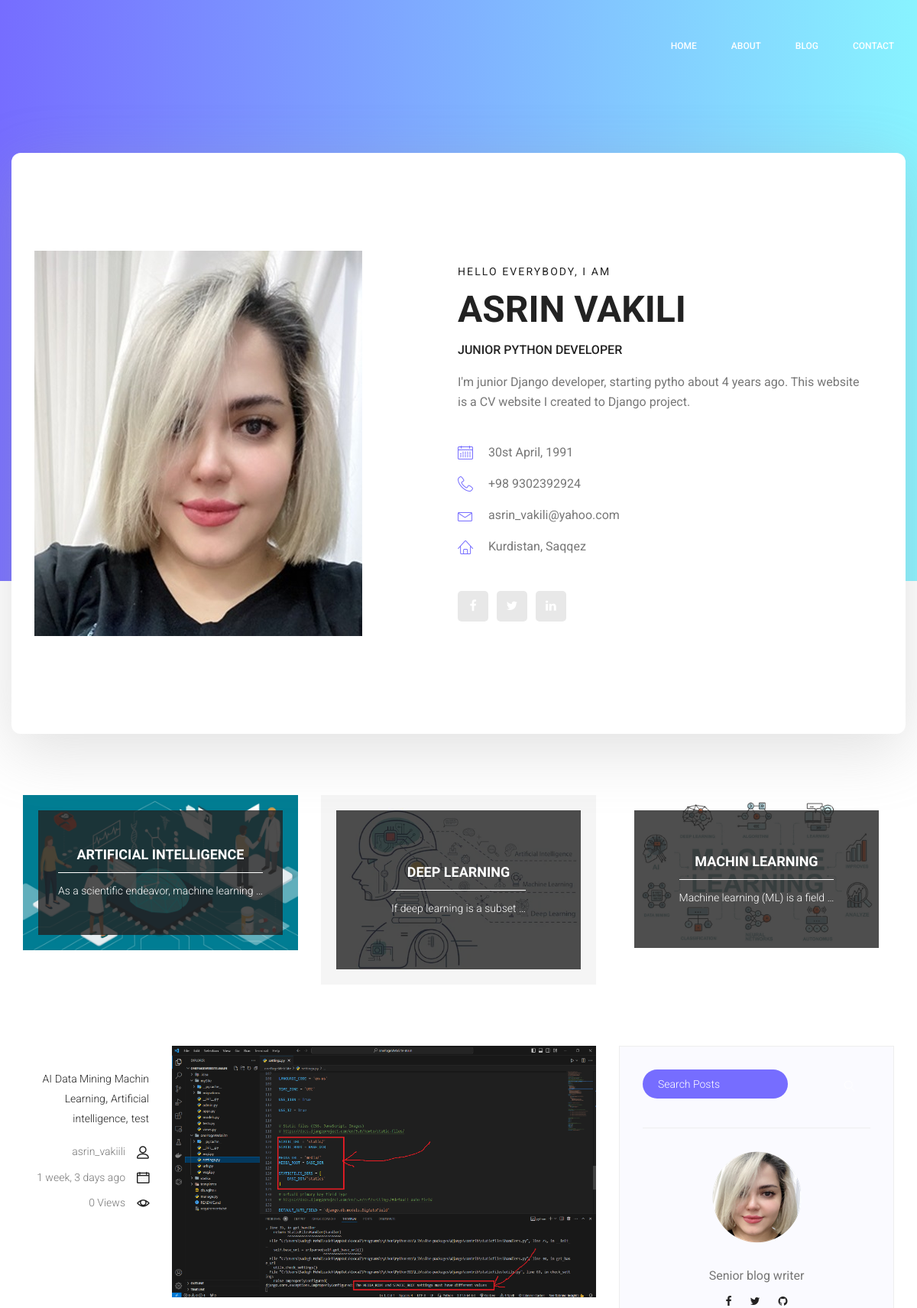
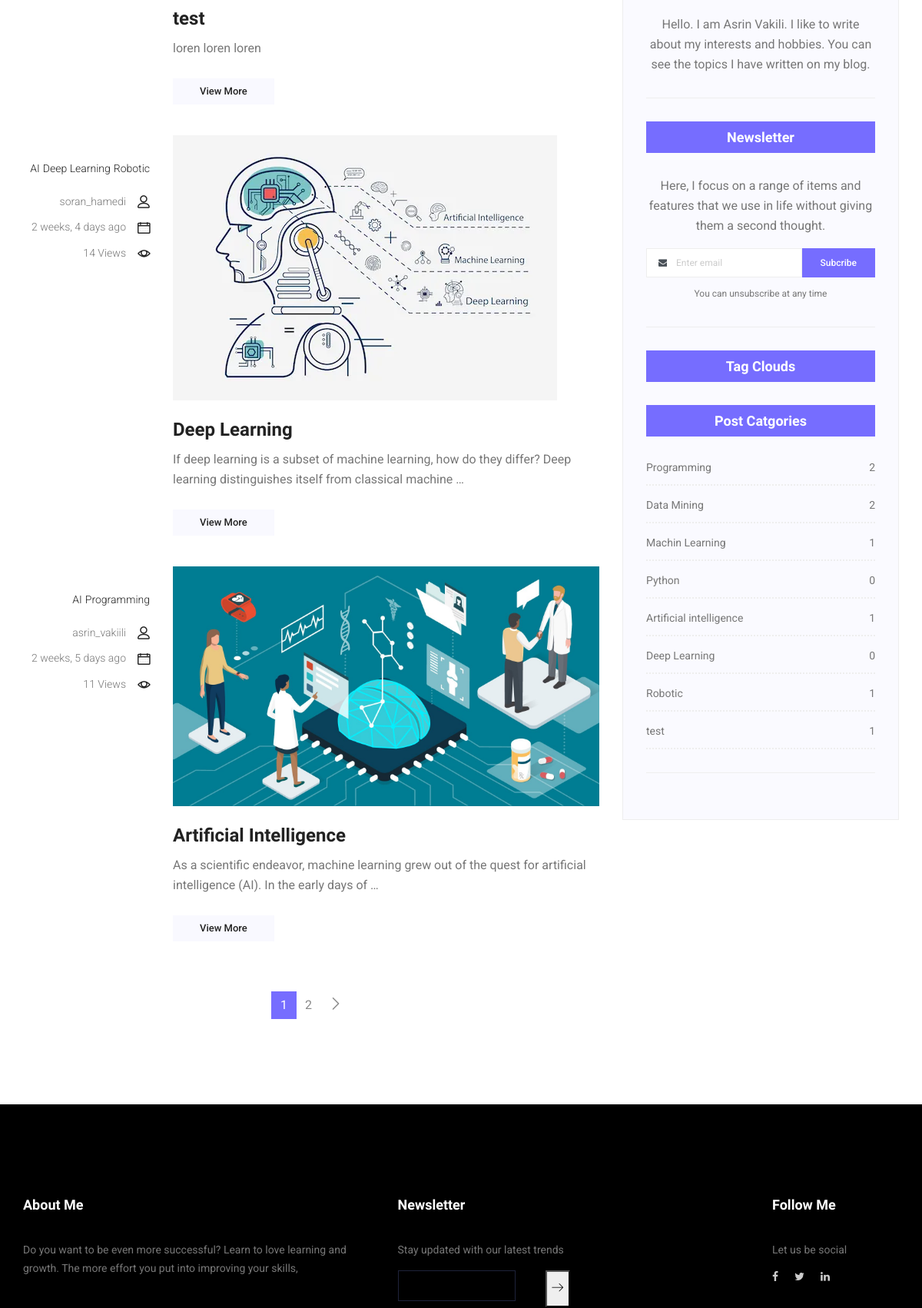
Screenshot of /blog/ (upper part) with the database file from the repository (2 pictures, top to bottom).
### blog/models.py (models this page shows, shortened)
class Post(models.Model):
    image = models.ImageField(upload_to='blog/', default='blog/default.jpg')
    author = models.ForeignKey(User, on_delete=models.SET_NULL, null=True)
    title = models.CharField(max_length=100)
    content = models.TextField()
    created_date = models.DateTimeField(auto_now_add=True)
    updated_date = models.DateTimeField(auto_now=True)
    category = models.ManyToManyField(Category)
    published_date = models.DateTimeField(blank=True, null=True)
    status = models.BooleanField(default=False)
    count_views = models.IntegerField(default=0)
    tags = TaggableManager()
    class Meta:
        ordering = ['-created_date']

class Category(models.Model):
    name = models.CharField(max_length=100,null=True)
    def __str__(self):
        return self.name

### blog/views.py (the view)
# urls.py: 2. Add a URL to urlpatterns:  path('blog/', include('blog.urls'))
def blog(request, **kwargs):
    posts = Post.objects.filter(status=True, published_date__lte=timezone.now())
    if kwargs.get('cat_name') is not None:
        posts = posts.filter(category__name=kwargs['cat_name'])
    if kwargs.get('author_user') is not None:
        posts = posts.filter(author__username=kwargs['author_user'])
    if kwargs.get('tag_name') is not None:
        posts = posts.filter(tags__name__in=kwargs['tag_name'])
    posts = Paginator(posts, 3)
    try:
        page_numb = request.GET.get('page')
        posts = posts.get_page(page_numb)
    except PageNotAnInteger:
        posts = posts.get_page(1)
    except EmptyPage:
        posts = posts.get_page(1)
    context = {'posts': posts}
    return render(request, 'blog/blog.html', context)

### templates/blog/blog.html (shortened to what this page needs)
{%  extends 'base.html' %}
{% load static %}
{% load blog_tag %}
{% block base %}
{% load humanize %}
      {% blog_last_posts %}
        <section class="blog_area">
            <div class="container">
                <div class="row">
                    <div class="col-lg-8">
                        <div class="blog_left_sidebar">
                            {% for post in posts %}
                            <article class="row blog_item">
                               <div class="col-md-3">
                                   <div class="blog_info text-right">
                                        <div class="post_tag">
                                        {% for tag in post.tags.all %}
                                            <a href="{% url 'blog:tag' tag_name=tag.name %}">{{ tag.name }}</a>
                                        {% endfor %}
                                        {% for cat in post.category.all %}
                                            <a href="{% url 'blog:category' cat_name=cat.name %}">{{ cat.name }}</a>{% if not forloop.last %},{% endif %}
                                        {% endfor %}
                                        </div>
                                        <ul class="blog_meta list">
                                            <li><a href="{% url 'blog:author' author_user=post.author.username %}">{{ post.author }}<i class="lnr lnr-user"></i></a></li>
                                            <li><a href="#">{{ post.created_date|naturaltime}}<i class="lnr lnr-calendar-full"></i></a></li>
                                            <li><a href="#">{{ post.count_views }} Views<i class="lnr lnr-eye"></i></a></li>
                                        </ul>
                                    </div>
                               </div>
                                <div class="col-md-9">
                                    <div class="blog_post">
                                        <img src="{{post.image.url}}" alt="">
                                        <div class="blog_details">
                                            <a href="{% url 'blog:singleblog' post_id=post.id %}"><h2>{{ post.title }}</h2></a>
                                            <p>{{ post.content|truncatewords:20 }}
                                            </p>
                                            <a href="{% url 'blog:singleblog' post_id=post.id%}" class="white_bg_btn">View More</a>
                                        </div>
                                    </div>
                                </div>
                            </article>
                            {% endfor %}
                            <nav class="blog-pagination justify-content-center d-flex">
		                        <ul class="pagination">
                                    {% for i in posts.paginator.page_range %}
                                        {% if posts.number == i %}
		                            <li class="page-item active"><a href="?page={{ i }}" class="page-link">{{ i }}</a></li>
                                            {% else %}
		                            <li class="page-item "><a href="?page={{ i }}" class="page-link">{{ i }}</a></li>
                                        {% endif %}
                                    {% endfor %}
                                    {% if posts.has_next %}
		                            <li class="page-item">
		                                <a href="?page={{ posts.next_page_number }}" class="page-link" aria-label="Next">
		                                    <span aria-hidden="true">
		                                        <span class="lnr lnr-chevron-right"></span>
		                                    </span>
		                                </a>
		                            </li>
                                   {% endif %}
		                        </ul>
		                    </nav>
                        </div>
                    </div>
                    <div class="col-lg-4">
                        <div class="blog_right_sidebar">
                            {% include 'blog/tags/search_bar.html' %}
                            {% include 'blog/temp.html' %}
                            {% post_categories %}
                        </div>
                    </div>
                </div>
            </div>
        </section>
 {% endblock %}

### templates/base.html (shortened to what this page needs)
{% load static %}
<!Doctype html>
<html lang="en">
    <head>
        <link rel="stylesheet" href="{% static 'css/bootstrap.css' %}">
        <link rel="stylesheet" href="{% static 'vendors/linericon/style.css' %}">
        <link rel="stylesheet" href="{% static 'css/font-awesome.min.css' %}">
        <link rel="stylesheet" href="{% static 'vendors/owl-carousel/owl.carousel.min.css' %}">
        <link rel="stylesheet" href="{% static 'vendors/lightbox/simpleLightbox.css' %}">
        <link rel="stylesheet" href="{% static 'vendors/nice-select/css/nice-select.css' %}">
        <link rel="stylesheet" href="{% static 'vendors/animate-css/animate.css' %}">
        <link rel="stylesheet" href="{% static 'vendors/popup/magnific-popup.css' %}">
        <link rel="stylesheet" href="{% static 'vendors/flaticon/flaticon.css' %}">
        <link rel="stylesheet" href="{% static 'css/style.css' %}">
        <link rel="stylesheet" href="{% static 'css/responsive.css' %}">
    </head>
    <body>
        <header class="header_area">
            <div class="main_menu">
            	<nav class="navbar navbar-expand-lg navbar-light">
					<div class="container box_1620">
						<div class="collapse navbar-collapse offset" id="navbarSupportedContent">
							<ul class="nav navbar-nav menu_nav ml-auto">
								<li class="nav-item active"><a class="nav-link" href="{% url 'home:index' %}">Home</a></li>
								<li class="nav-item"><a class="nav-link" href="{% url 'about:aboutUs' %}">About</a></li>
								<li class="nav-item"><a class="nav-link" href="{% url 'blog:weblog' %}">Blog</a></li>
								<li class="nav-item"><a class="nav-link" href="{% url 'contact:contactUs' %}">Contact</a></li>
							</ul>
						</div>
					</div>
            	</nav>
            </div>
        </header>
        <section class="home_banner_area">
           	<div class="container box_1620">
           		<div class="banner_inner d-flex align-items-center">
					<div class="banner_content">
						<div class="media">
							<div class="d-flex">
								<img src="{% static 'img/asrin.jpg' %}" alt="Asrin Vakili">
							</div>
							<div class="media-body">
								<div class="personal_text">
									<h6>Hello Everybody, i am</h6>
									<h3>Asrin Vakili</h3>
									<h4>Junior Python Developer</h4>
									<p>I'm junior Django developer, starting pytho about 4 years ago. This website is a CV website I created to Django project.</p>
									<ul class="list basic_info">
										<li><a href="#"><i class="lnr lnr-calendar-full"></i> 30st April, 1991</a></li>
										<li><a href="#"><i class="lnr lnr-phone-handset"></i> +98 9302392924 </a></li>
										<li><a href="#"><i class="lnr lnr-envelope"></i> asrin_vakili@yahoo.com</a></li>
										<li><a href="#"><i class="lnr lnr-home"></i> Kurdistan, Saqqez</a></li>
									</ul>
									<ul class="list personal_social">
										<li><a href="https://www.facebook.com/asrin.vakili"><i class="fa fa-facebook"></i></a></li>
										<li><a href="https://twitter.com/AsrinVakili"><i class="fa fa-twitter"></i></a></li>
										<li><a href="https://www.linkedin.com/in/asrin-vakili/"><i class="fa fa-linkedin"></i></a></li>
									</ul>
								</div>
							</div>
						</div>
					</div>
				</div>
            </div>
        </section>
    {% block base %}
    {% endblock %}
        <footer class="footer_area p_120">
        	<div class="container">
        		<div class="row footer_inner">
        			<div class="col-lg-5 col-sm-6">
        				<aside class="f_widget ab_widget">
        					<div class="f_title">
        						<h3>About Me</h3>
        					</div>
        					<p>Do you want to be even more successful? Learn to love learning and growth. The more effort you put into improving your skills,</p>
        				</aside>
        			</div>
        			<div class="col-lg-5 col-sm-6">
        				<aside class="f_widget news_widget">
        					<div class="f_title">
        						<h3>Newsletter</h3>
        					</div>
        					<p>Stay updated with our latest trends</p>
        					<div >
                                <form target="_blank" action="{% url 'contact:news' %}" method="post" >
                                	<div class="input-group d-flex flex-row">
                                        <label>
                                            <input name="email"  required="" type="email">
                                        </label>
                                        <button type="submit"><span class="lnr lnr-arrow-right"></span></button>
                                    </div>
                                </form>
                            </div>
        				</aside>
        			</div>
        			<div class="col-lg-2">
        				<aside class="f_widget social_widget">
        					<div class="f_title">
        						<h3>Follow Me</h3>
        					</div>
        					<p>Let us be social</p>
        					<ul class="list">
        						<li><a href="https://www.facebook.com/asrin.vakili"><i class="fa fa-facebook"></i></a></li>
                                <li><a href="https://twitter.com/AsrinVakili"><i class="fa fa-twitter"></i></a></li>
                                <li><a href="https://www.linkedin.com/in/asrin-vakili/"><i class="fa fa-linkedin"></i></a></li>
        					</ul>
        				</aside>
        			</div>
        		</div>
        	</div>
        </footer>
    </body>
</html>

### templates/blog/tags/blog_categorie.html (shortened to what this page needs)
{% load static %}
<section class="blog_categorie_area">
            <div class="container">
                <div class="row">
                    {% for post in posts %}
                    <div class="col-lg-4">
                        <div class="categories_post">
                            <div class="categories_details">
                                <div class="categories_text">
                                    <a href="{% url 'blog:singleblog' post_id=1 %}"><h5>{{ post.title }}</h5></a>
                                    <div class="border_line"></div>
                                    <p>{{ post.content|truncatewords:6 }}</p>
                                </div>
                            </div>
                        </div>
                    </div>
                    {% endfor %}
                </div>
            </div>
        </section>

### templates/blog/tags/search_bar.html
{% load static %}
<aside class="single_sidebar_widget search_widget">
    <div class="input-group">
        <form class="search-form" action="{% url 'blog:search' %}" method="get">
            <label>
                <input class="form-control" placeholder="Search Posts" name="s" type="text" >
            </label>
            <span class="input-group-btn">
            <button type="button" class="btn btn-default"><i class="lnr lnr-magnifier"></i></button>
            </span>
        </form>
    </div>
    <div class="br"></div>
</aside>

### templates/blog/temp.html (shortened to what this page needs)
{% load blog_tag %}
{% load static %}
                            <aside class="single_sidebar_widget author_widget">
                                <img class="author_img rounded-circle" src="{% static 'img/blog/pro.png' %}" alt="">
                                <p>Senior blog writer</p>
                                <div class="social_icon">
                                    <a href="https://www.facebook.com/asrin.vakili"><i class="fa fa-facebook"></i></a>
                                    <a href="https://twitter.com/AsrinVakili"><i class="fa fa-twitter"></i></a>
                                    <a href="https://github.com/asrinvakili/"><i class="fa fa-github"></i></a>
                                </div>
                                <p>Hello. I am Asrin Vakili. I like to write about my interests and hobbies. You can see the topics I have written on my blog.</p>
                                <div class="br"></div>
                            </aside>
                            <aside class="single-sidebar-widget newsletter_widget">
                                <h4 class="widget_title">Newsletter</h4>
                                <p>
                                Here, I focus on a range of items and features that we use in life without
                                giving them a second thought.
                                </p>
                                <div class="form-group d-flex flex-row">
                                    <div class="input-group">
                                        <div class="input-group-prepend">
                                            <div class="input-group-text"><i class="fa fa-envelope" aria-hidden="true"></i></div>
                                        </div>
                                        <label for="inlineFormInputGroup"></label><input type="text" class="form-control" id="inlineFormInputGroup" placeholder="Enter email" onfocus="this.placeholder = ''" onblur="this.placeholder = 'Enter email'">
                                    </div>
                                    <a href="#" class="bbtns">Subcribe</a>
                                </div>
                                <p class="text-bottom">You can unsubscribe at any time</p>
                                <div class="br"></div>
                            </aside>
                            <aside class="single-sidebar-widget tag_cloud_widget">
                                <h4 class="widget_title">Tag Clouds</h4>
                            </aside>

### templates/blog/tags/post_categories.html
{% load blog_tag %}
{% load static %}
                            <aside class="single_sidebar_widget post_category_widget">
                                <h4 class="widget_title">Post Catgories</h4>
                                <ul class="list cat-list">
                                    {% for name,count in category.items %}
                                    <li>
                                        <a href="{% url 'blog:category' cat_name=name %}" class="d-flex justify-content-between">
                                            <p>{{ name }}</p>
                                            <p>{{ count }}</p>
                                        </a>
                                    </li>
                                    {% endfor %}
                                </ul>
                                <div class="br"></div>
                            </aside>

### rows the page displays
Post: title "ARTIFICIAL INTELLIGENCE", content "As a scientific endeavor, machine learning …", author "asrin_vakiili", created_date "2 weeks, 5 days ago", count_views "11", image (picture), title "Artificial Intelligence", content "As a scientific endeavor, machine learning grew out of the quest for artificial intelligence (AI). In the early days of …"
Post: title "DEEP LEARNING", content "If deep learning is a subset …", author "soran_hamedi", created_date "2 weeks, 4 days ago", count_views "14", image (placeholder picture), title "Deep Learning", content "If deep learning is a subset of machine learning, how do they differ? Deep learning distinguishes itself from classical machine …"
Post: title "MACHIN LEARNING", content "Machine learning (ML) is a field …"
Post: author "asrin_vakiili", created_date "1 week, 3 days ago", count_views "0", image (picture), title "test", content "loren loren loren"
Tag: name "AI"
Tag: name "Data Mining"
Category: name "Machin Learning", count "1"
Category: name "Artificial intelligence", count "1"
Category: name "test", count "1"
Tag: name "Deep Learning"
Category: name "Robotic", count "1"
Category: name "Programming", count "2"
Category: name "Data Mining", count "2"
Category: name "Python", count "0"
Category: name "Deep Learning", count "0"

### other values shown
{{ i }} "1"
{{ i }} "2"
